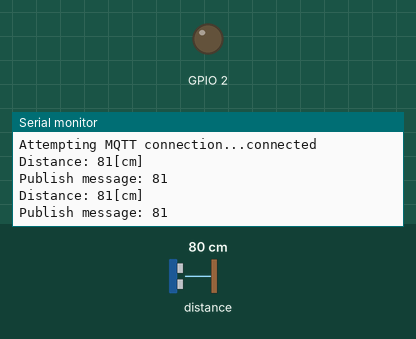
A sketch run on a simulated ESP8266 (NodeMCU). Shown: output pins drawn as LEDs (lit = HIGH), the last lines printed to the serial monitor. Inputs (shaded band) come from the test bench; at power-on: distance to the obstacle 80 cm. The echo pulse lasts 58.3 µs per cm; WiFi joins after 1.5 s; servers stay silent unless stated; random numbers use the default seed unless the sketch sets one; no MQTT or app messages arrive unless stated.

Above: at 2.7 s.
2.8 s: distance to the obstacle set to 2 cm
At 4.1 s:
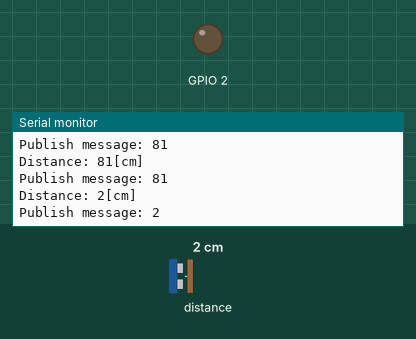
4.3 s: distance to the obstacle set to 4 cm
At 5.4 s:
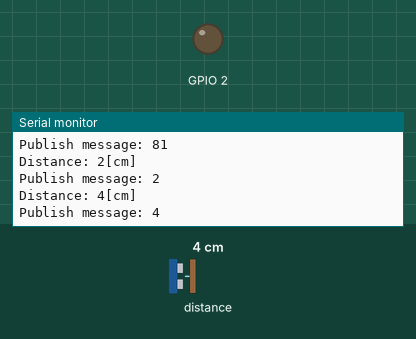
Timing chart, 0 to 7.3 s (numbered marks = the images above; inputs shaded):
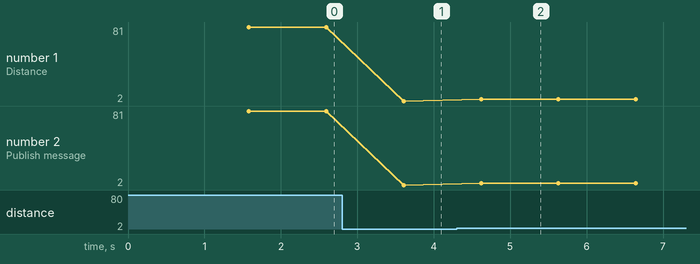

The sketch:

wm-esp-01.ino
```cpp
#include <ESP8266WiFi.h>
#include <PubSubClient.h>
#include <NewPing.h>

#define HCSR04_PIN_TRIG 2
#define HCSR04_PIN_ECHO 0

const char* ssid = "SAYANI_WIFI";
const char* password = "00011101";
const char* mqtt_server = "192.168.8.10"; //pi4

WiFiClient espClient;
PubSubClient mqttClient(espClient);
NewPing hcsr04(HCSR04_PIN_TRIG,HCSR04_PIN_ECHO);

char msg[50];

void setup_wifi() {

  delay(10);
  // We start by connecting to a WiFi network
  Serial.println();
  Serial.print("Connecting to ");
  Serial.println(ssid);

  WiFi.begin(ssid, password);

  while (WiFi.status() != WL_CONNECTED) {
    delay(500);
    Serial.print(".");
  }

  randomSeed(micros());

  Serial.println("");
  Serial.println("WiFi connected");
  Serial.println("IP address: ");
  Serial.println(WiFi.localIP());
}

void disconnect_wifi() {
  delay(10);

  Serial.println();
  Serial.print("Disconnecting from ");
  Serial.println(ssid);

  WiFi.disconnect(true);
  Serial.println("WiFi dsconnected");
}

void reconnect() {
  // Loop until we're reconnected
  while (!mqttClient.connected()) {
    Serial.print("Attempting MQTT connection...");
    // Create a random client ID
    String clientId = "ESP8266Client-";
    clientId += String(random(0xffff), HEX);
    // Attempt to connect
    if (mqttClient.connect(clientId.c_str())) {
      Serial.println("connected");
    } else {
      Serial.print("failed, rc=");
      Serial.print(mqttClient.state());
      Serial.println(" try again in 5 seconds");
      // Wait 5 seconds before retrying
      delay(5000);
    }
  }
}

void setup() {
  pinMode(BUILTIN_LED, OUTPUT);     // Initialize the BUILTIN_LED pin as an output
  Serial.begin(115200);
  setup_wifi();
  mqttClient.setServer(mqtt_server, 1883);
}

void loop() {

  if (!mqttClient.connected()) {
    reconnect();
  }

  mqttClient.loop();

  int hcsr04Dist = hcsr04.ping_cm();
  delay(10);
  snprintf (msg, 50, "%ld", hcsr04Dist);
  Serial.print(F("Distance: ")); Serial.print(hcsr04Dist); Serial.println(F("[cm]"));
  Serial.print("Publish message: ");
  Serial.println(msg);
  mqttClient.publish("home/terrace/tank/water/level", msg);

  delay(1000);
}
```

Measured:
- after the input at 2.8 s, the serial monitor: prints a new line after 0.81 s (image 1)
- after the input at 4.3 s, the serial monitor: prints a new line after 0.32 s (image 2)
- plotted number 1: 81 → 2 after the input at 2.8 s, 2 → 4 after the input at 4.3 s
- plotted number 2: 81 → 2 after the input at 2.8 s, 2 → 4 after the input at 4.3 s
